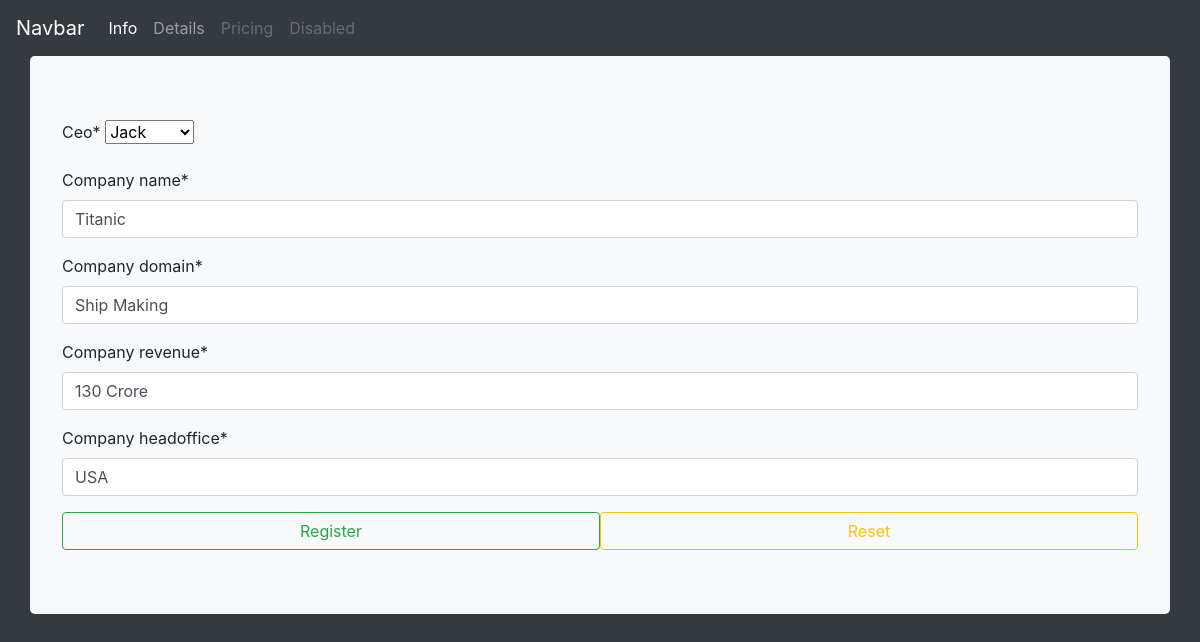
Screenshot of /company_update/1/ with the database file from the repository.
### company/models.py (models this page shows)
class Company(models.Model):
    ceo = models.OneToOneField(Ceo, on_delete=models.CASCADE)
    company_name = models.CharField(max_length=50)
    company_domain = models.CharField(max_length=50)
    company_revenue = models.CharField(max_length=50)
    company_headoffice = models.CharField(max_length=50)

### company/views.py (the view)
# urls.py: path('company_update/<int:pk>/', views.company_update_view, name='company_update'),
def company_update_view(request, pk):
    data = Company.objects.get(id=pk)
    form = CompanyForm(instance=data)
    if request.method == 'POST':
        form = CompanyForm(request.POST, instance=data)
        if form.is_valid():
            form.save()
        return redirect('show')
    template_name = 'company/company.html'
    context = {'form' : form}
    return render(request, template_name, context)

### company/forms.py
class CompanyForm(forms.ModelForm):
    class Meta:
        model = Company
        fields = '__all__'
        labals = {
            'company_name' : 'Company Name',
            'company_domain' : 'Company Domain',
            'company_revenue' : 'Company Revenue',
            'company_headoffice' : 'Company Headoffice'
        }

### company/models.py (called while the page is built)
    def __str__(self):
        return f'{self.full_name}'

### templates/company/company.html (shortened to what this page needs)
{% extends 'layout.html' %}
{% load crispy_forms_tags %}
{% block content %}
    <div class="jumbotron container bg-light">
        <form method="post">
            {{form|crispy}}
            <input type="submit" value="Register" class="btn btn-outline-success col-6">
            <input type="reset" value="Reset" class="btn btn-outline-warning col-6 float-right">
        </form>
    </div>
{% endblock %}

### rows the page displays
Company: ceo "Jack", company_name "Titanic", company_domain "Ship Making", company_revenue "130 Crore", company_headoffice "USA"
